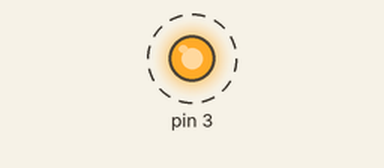
This sketch was run on a simulated Arduino Uno, built with avr-gcc and run on an emulated ATmega328P. Shown: output pins drawn as LEDs (lit = HIGH). Dashed ring = blinking.

Above: at 0.07 s.
Timing chart, 0 to 3.0 s (numbered marks = the images above):
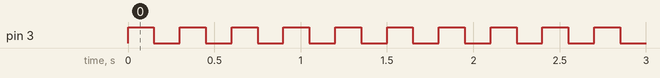

Measured:
- by itself, pin 3: alternates HIGH for 0.15 s and LOW for 0.15 s

The sketch:

githubtest.ino
```cpp
int x=150;

void setup() {
  // put your setup code here, to run once:
  pinMode(3,HIGH);
}

void loop() {
  // put your main code here, to run repeatedly:
  digitalWrite(3,HIGH);
  delay(x);
  digitalWrite(3,LOW);
  delay(x);
}
```
